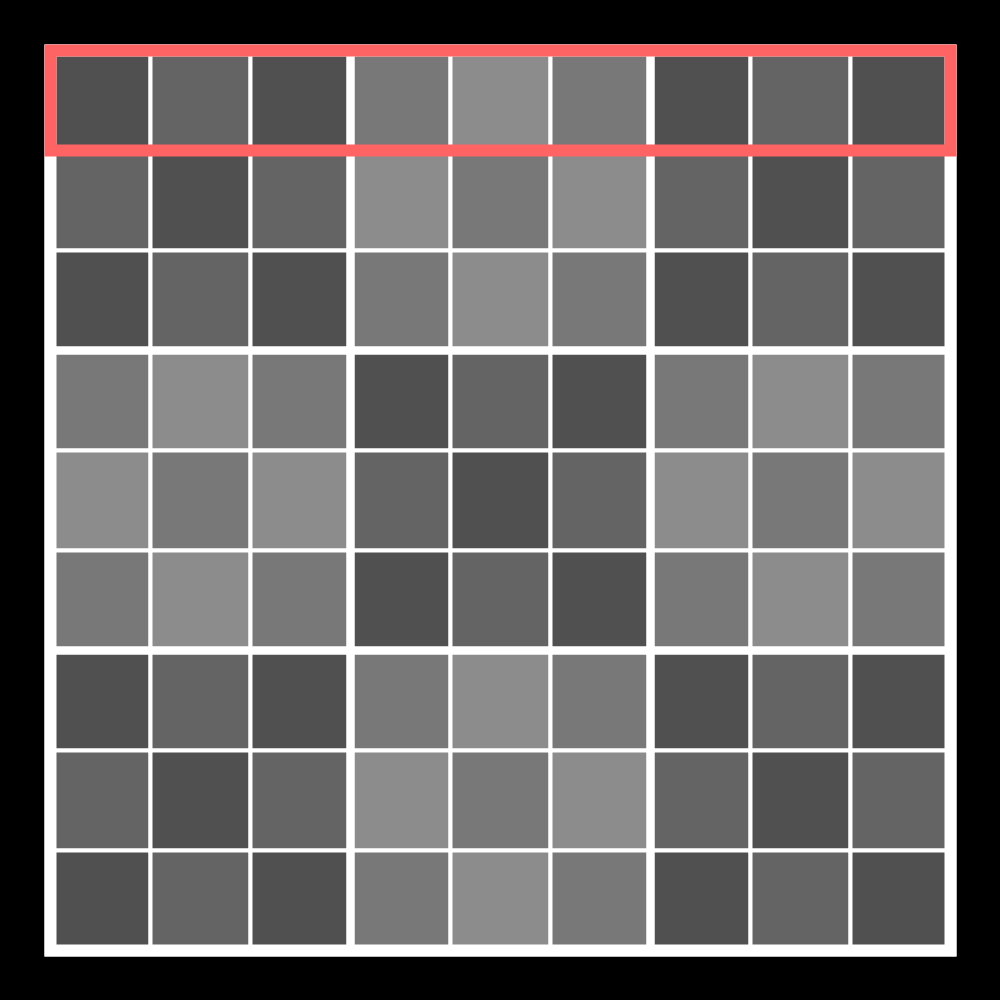
Frame 1 (no input)
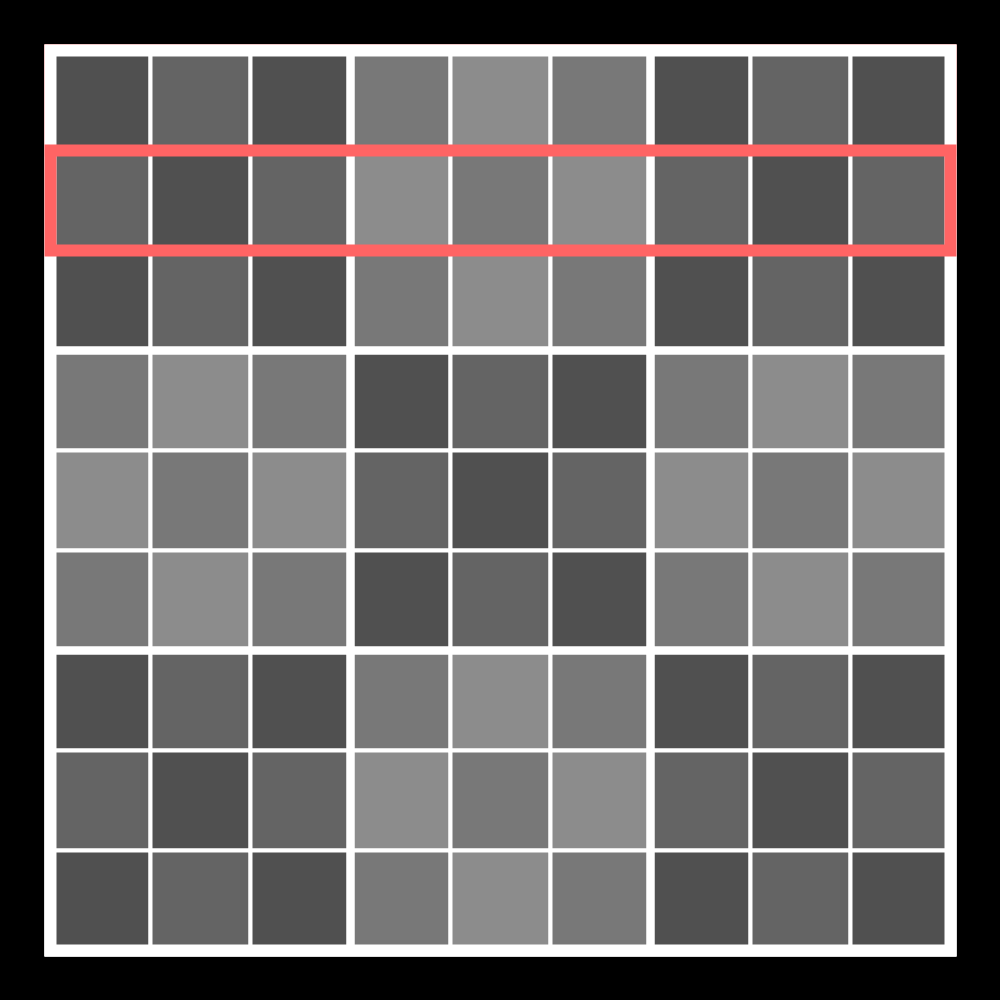
Frame 2 (the mouse pressed at the canvas centre, redrawn once)

The Processing sketch that drew these frames (run headless with seeded random() and noise(); the mouse was pressed at the canvas centre and the sketch redrawn once):

// Processing sketch: sketch_181105a
// ── sketch_181105a.pde

/*

Pseudo Code

display one 9x9 box
display nine 3x3 boxes
display eighty one 1x1 boxes
display contents of grid on screen
display number 1 thur 9 in each blank 1x1 box.  

check each horizontal line to remove any numbers already correct for that line
  hilite line being processed
  hilite 1x1 box being processed
   

check each horizontal line to remove any numbers already correct for that line
  hilite line being processed
  hilite 1x1 box being processed 

check each 3x3 square to remove any numbers already correct for that square
  hilite 3x3 box being processed
  hilite 1x1 box being processed

check each square in the 9x9 workgrid for single candidate squares
  hilite 1x1 box being processed

data array formats

grid [0..8][0..8] contains the puzzle. 
  0      = square is unsolved                   (draw as blank to start)
  1..9   = solved square was supplied at start  (number drawn in black )
  11..19 = square solved by this program        (number drawn in white )
  
workgrid [0..8]  [0..8]    [0..9]
         gridx    gridy  candidatelist
  0 = true (this square has been solved) false (there is more than one candidate for this square) 
  1 = true (1 is an option) false (1 has been dismissed)
  2 = true (2 is an option) false (2 has been dismissed)
  .
  .
  9 = true (9 is an option) false (9 has been dismissed)
  

Routines to write

*/
 


int[][] grid = { 
  {0,0,9,0,0,6,0,0,0}, 
  {3,0,0,0,7,0,2,0,6}, 
  {0,0,8,4,0,5,0,3,0},
  {0,3,1,9,0,0,0,6,0},
  {0,0,0,0,0,0,0,0,0},
  {0,4,0,0,0,3,9,8,0},
  {0,2,0,7,0,1,4,0,0},
  {4,0,7,0,5,0,0,0,9},
  {0,0,0,6,0,0,7,0,0}}
  ; 

  int offset  =  50 ;  /* from top and left of screen */
  int boxsize = 100 ;  /* size of 1x1 box */
 
void drawGrid() {
  /* 1x1 boxes */
  stroke(255) ;
  fill(0) ;
  strokeWeight(4) ;

  for (int x = 0 ; x < 9 ; x++) { 
    for (int y = 0 ; y < 9 ; y++) {
      if ( (x/3 + y/3 * 3) % 2 == 0 ) { 
        if ( (x + y * 9) % 2 == 0 ) { 
          fill(80) ; 
        } else {
          fill(100) ;
        }
      } else {
        if ( (x + y * 9) % 2 == 0 ) { 
          fill(140) ; 
        } else {
          fill(120) ;
        }
      }
      rect(offset + x * boxsize , offset + y * boxsize , boxsize , boxsize ) ;
    }
  }

  /* 3x3 boxes */
  stroke(255) ;
  noFill() ;
  strokeWeight(8) ;

  for (int x = 0 ; x < 3 ; x++) { 
    for (int y = 0 ; y < 3 ; y++) {
      rect(offset + x * boxsize * 3, offset + y * boxsize * 3, boxsize * 3, boxsize * 3) ;
    }
  }

  
  /* 9x9 box */
  stroke(255) ;
  noFill() ;
  strokeWeight(12) ;

  rect(offset, offset, boxsize * 9, boxsize * 9) ;

}

void setup() {
  size(1000, 1000);
  frameRate(2);
  background(0);
  noLoop();
  drawGrid();
  redraw() ;
}

void hilite(int htype, int hx, int hy) {

  strokeWeight(12) ;
  noFill() ;

  switch(htype) {
    case 0:    // hilite row
      stroke(255,100,100) ;
      rect(offset , offset +  boxsize * hy , boxsize * 9 , boxsize ) ;
      break;
    case 1:    // hilite column
      stroke(100,255,100) ;
      rect(offset + boxsize * hx, offset , boxsize , boxsize * 9  ) ;   
      break;
    case 2:    // hilite 3x3
      stroke(100,100,255) ;
      rect(offset +  boxsize * hx * 3, offset +  boxsize * hy * 3 , boxsize * 3 , boxsize * 3  ) ;
      break;
    case 3:    // hilite 1x1
      stroke(255,100,255) ;
      rect(offset +  boxsize * hx , offset +  boxsize * hy , boxsize , boxsize ) ;
      break;

}
  
  
  // hilite of row, column or 3x3 should go here

 // rect(offset + boxsize * 4, offset , boxsize , boxsize * 9 ) ;
 // rect(offset + boxsize * 6, offset + boxsize * 6, boxsize * 3, boxsize * 3 ) ; 
}

int xx  = 0 ;
int yy  = 0 ;
int xxx = 0 ;
int yyy = 0 ;
int xxxx = 0 ;
int yyyy = 0 ;
int htype = 0 ;

void draw() {
  drawGrid() ;

  switch(htype) {
    case 0:    // hilite row
      hilite(0,0,yy++) ;
      if (yy > 8) {
        yy = 0 ;
        htype++ ;
      }
      break ;

    case 1:    // hilite column
      hilite(1,xx++,0) ;
      if (xx > 8) {
        xx = 0 ;
        htype++ ;
      }
      break ;

    case 2:    // hilite 3x3  
      hilite(2,xxx++,yyy) ;
      if (xxx > 2) {
        xxx = 0 ;
        yyy++   ;
      }
      if (yyy > 2) {
        yyy = 0 ;
        htype++ ;
      }
      break ;
    case 3:    // hilite 1x1
      hilite(3,xx,yy) ;
      xx++ ;
      if (xx > 8) {
        xx = 0 ;
        yy++ ;
      }
      if (yy > 8) {
        yy = 0 ;
        htype = 0 ;
      }
      break ;
  }
}
  // stroke(255) ;
  // strokeWeight(2) ;

  ////weight() ;
  //for (int gridx = 0 ; gridx < 9 ; gridx++) { 
  //  for (int gridy = 0 ; gridy < 9 ; gridy++) {
  //    stroke(255) ;
  //    strokeWeight(2) ;
  //    fill(40) ;
  //    if (((gridx % 3) == 0) && ((gridy % 3) == 0)) {
  //      strokeWeight(8) ;
  //      stroke(255) ;
  //      fill(80) ;
  //      rect(
  //        offset + gridx * boxsize, 
  //        offset + gridy * boxsize, 
  //        boxsize * 3,  
  //        boxsize * 3
  //      ) ;
  //    }
  //  }
  //}

  //for (int gridx = 0 ; gridx < 9 ; gridx++) { 
  //  for (int gridy = 0 ; gridy < 9 ; gridy++) {
  //    stroke(255) ;
  //    strokeWeight(2) ;
  //    noFill() ;
  //    rect(
  //      offset + gridx * boxsize, 
  //      offset + gridy * boxsize, 
  //      boxsize,  
  //      boxsize
  //    ) ;
  //    textSize(100) ;
  //    fill(240) ;
  //    int number = grid[gridy][gridx] ;
  //    if (number > 0) {
  //      String num = str(number) ;
  //      text(num, gridx * boxsize + 68, gridy * boxsize + 138 ) ;
  //    } else {
  //      textSize(30) ;
  //      fill(200) ;
  //      for (int boxx = 0 ; boxx < 3 ; boxx++) {
  //        for (int boxy = 0 ; boxy < 3 ; boxy++) {
  //          String boxnum = str(boxy * 3 + boxx + 1) ;
  //          text(boxnum, gridx * boxsize + 60 + boxx * 30, gridy * boxsize + 80 + boxy * 30 ) ;
  //        }
  //      }
  //    }
  //  }
  // }

  //strokeWeight(2) ;
  //for (int grid = 0 ; grid <= 9 ; grid++) {
  //  if ((grid % 3) == 0) {
  //    strokeWeight(8) ;
  //    stroke(255) ;
  //  } else {
  //    strokeWeight(2) ;
  //  }
  //  line(
  //    offset + grid * boxsize,
  //    offset ,
  //    offset + grid * boxsize,
  //    offset + boxsize * 9
  //  ) ;
  //  line(
  //    offset,
  //    offset + grid * boxsize,
  //    offset + boxsize * 9,
  //    offset + grid * boxsize
  //  ) ;
  //}
  
  //for (int i = 0; i < width; i++) {
  //  for (int j = 0; j < height; j++) {
  //    int red = floor(j * 255 / height) ;
  //    int green = floor(i * 255 / width) ;
  //    color c = color(red, green, 0);
  //    set(i, j, c);
  //  }
  // }
